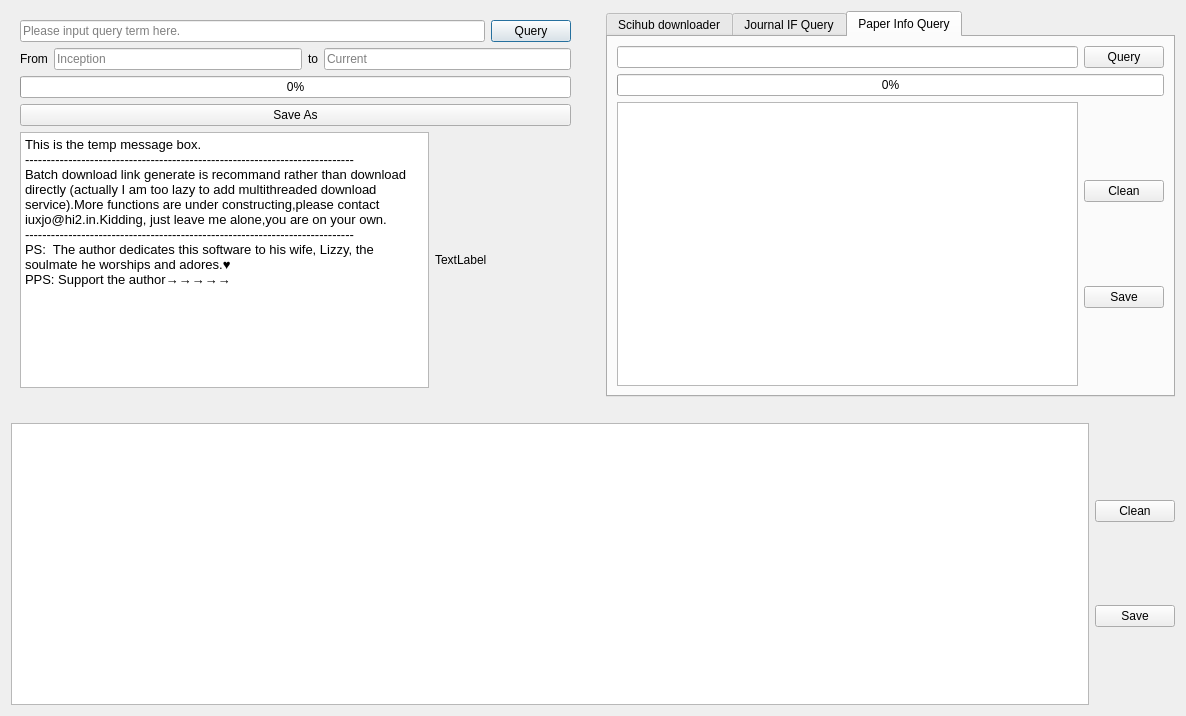
<?xml version="1.0" encoding="UTF-8"?>
<ui version="4.0">
 <class>main_window</class>
 <widget class="QDialog" name="main_window">
  <property name="geometry">
   <rect>
    <x>0</x>
    <y>0</y>
    <width>1186</width>
    <height>716</height>
   </rect>
  </property>
  <property name="windowTitle">
   <string>Pubmed Spider</string>
  </property>
  <property name="windowIcon">
   <iconset>
    <normaloff>myicon.png</normaloff>myicon.png</iconset>
  </property>
  <property name="styleSheet">
   <string notr="true"/>
  </property>
  <layout class="QVBoxLayout" name="verticalLayout_15">
   <item>
    <layout class="QVBoxLayout" name="verticalLayout_14">
     <item>
      <layout class="QHBoxLayout" name="horizontalLayout_10">
       <item>
        <widget class="QWidget" name="widget" native="true">
         <layout class="QVBoxLayout" name="verticalLayout_13">
          <item>
           <layout class="QVBoxLayout" name="verticalLayout_12">
            <item>
             <layout class="QVBoxLayout" name="verticalLayout_11">
              <item>
               <layout class="QVBoxLayout" name="verticalLayout_10">
                <item>
                 <layout class="QVBoxLayout" name="verticalLayout_9">
                  <item>
                   <layout class="QHBoxLayout" name="horizontalLayout_7">
                    <item>
                     <widget class="QLineEdit" name="query_term">
                      <property name="whatsThis">
                       <string>Query term input</string>
                      </property>
                      <property name="placeholderText">
                       <string>Please input query term here.</string>
                      </property>
                     </widget>
                    </item>
                    <item>
                     <widget class="QPushButton" name="query">
                      <property name="text">
                       <string>Query</string>
                      </property>
                     </widget>
                    </item>
                   </layout>
                  </item>
                  <item>
                   <layout class="QHBoxLayout" name="horizontalLayout_8">
                    <item>
                     <widget class="QLabel" name="label_3">
                      <property name="text">
                       <string>From</string>
                      </property>
                     </widget>
                    </item>
                    <item>
                     <widget class="QLineEdit" name="begin_year">
                      <property name="placeholderText">
                       <string>Inception</string>
                      </property>
                     </widget>
                    </item>
                    <item>
                     <widget class="QLabel" name="label_2">
                      <property name="text">
                       <string>to</string>
                      </property>
                     </widget>
                    </item>
                    <item>
                     <widget class="QLineEdit" name="end_year">
                      <property name="placeholderText">
                       <string>Current</string>
                      </property>
                     </widget>
                    </item>
                   </layout>
                  </item>
                 </layout>
                </item>
                <item>
                 <widget class="QProgressBar" name="progressBar">
                  <property name="value">
                   <number>0</number>
                  </property>
                 </widget>
                </item>
               </layout>
              </item>
              <item>
               <layout class="QHBoxLayout" name="horizontalLayout_9">
                <item>
                 <widget class="QPushButton" name="save_query">
                  <property name="whatsThis">
                   <string>check if of each paper</string>
                  </property>
                  <property name="text">
                   <string>Save As</string>
                  </property>
                 </widget>
                </item>
               </layout>
              </item>
             </layout>
            </item>
            <item>
             <layout class="QHBoxLayout" name="horizontalLayout_17">
              <item>
               <widget class="QTextBrowser" name="notice">
                <property name="sizePolicy">
                 <sizepolicy hsizetype="Expanding" vsizetype="Expanding">
                  <horstretch>3</horstretch>
                  <verstretch>0</verstretch>
                 </sizepolicy>
                </property>
                <property name="whatsThis">
                 <string>Contact</string>
                </property>
                <property name="html">
                 <string>&lt;!DOCTYPE HTML PUBLIC &quot;-//W3C//DTD HTML 4.0//EN&quot; &quot;http://www.w3.org/TR/REC-html40/strict.dtd&quot;&gt;
&lt;html&gt;&lt;head&gt;&lt;meta name=&quot;qrichtext&quot; content=&quot;1&quot; /&gt;&lt;style type=&quot;text/css&quot;&gt;
p, li { white-space: pre-wrap; }
&lt;/style&gt;&lt;/head&gt;&lt;body style=&quot; font-family:'Noto Sans'; font-size:10pt; font-weight:400; font-style:normal;&quot;&gt;
&lt;p style=&quot; margin-top:0px; margin-bottom:0px; margin-left:0px; margin-right:0px; -qt-block-indent:0; text-indent:0px;&quot;&gt;This is the temp message box. &lt;br /&gt;----------------------------------------------------------------------------&lt;br /&gt;Batch download link generate is recommand rather than download directly (actually I am too lazy to add multithreaded download service).More functions are under constructing,please contact iuxjo@hi2.in.Kidding, just leave me alone,you are on your own.&lt;br /&gt;----------------------------------------------------------------------------&lt;br /&gt;PS:  The author dedicates this software to his wife, Lizzy, the soulmate he worships and adores.♥&lt;/p&gt;
&lt;p style=&quot; margin-top:0px; margin-bottom:0px; margin-left:0px; margin-right:0px; -qt-block-indent:0; text-indent:0px;&quot;&gt;PPS: Support the author→→→→→&lt;/p&gt;&lt;/body&gt;&lt;/html&gt;</string>
                </property>
               </widget>
              </item>
              <item>
               <widget class="QLabel" name="qrcode">
                <property name="sizePolicy">
                 <sizepolicy hsizetype="Preferred" vsizetype="Preferred">
                  <horstretch>1</horstretch>
                  <verstretch>0</verstretch>
                 </sizepolicy>
                </property>
                <property name="text">
                 <string>TextLabel</string>
                </property>
               </widget>
              </item>
             </layout>
            </item>
           </layout>
          </item>
         </layout>
        </widget>
       </item>
       <item>
        <spacer name="verticalSpacer_2">
         <property name="orientation">
          <enum>Qt::Vertical</enum>
         </property>
         <property name="sizeHint" stdset="0">
          <size>
           <width>20</width>
           <height>40</height>
          </size>
         </property>
        </spacer>
       </item>
       <item>
        <widget class="QTabWidget" name="tabWidget">
         <property name="currentIndex">
          <number>2</number>
         </property>
         <widget class="QWidget" name="tab">
          <attribute name="title">
           <string>Scihub downloader</string>
          </attribute>
          <layout class="QVBoxLayout" name="verticalLayout_7">
           <item>
            <layout class="QVBoxLayout" name="verticalLayout_6">
             <item>
              <layout class="QVBoxLayout" name="verticalLayout_5">
               <item>
                <layout class="QVBoxLayout" name="verticalLayout_4">
                 <property name="spacing">
                  <number>4</number>
                 </property>
                 <item>
                  <layout class="QVBoxLayout" name="verticalLayout_16">
                   <item>
                    <widget class="QLabel" name="label_4">
                     <property name="text">
                      <string>PMID 2 DOI</string>
                     </property>
                    </widget>
                   </item>
                   <item>
                    <layout class="QHBoxLayout" name="horizontalLayout_12">
                     <item>
                      <widget class="QLineEdit" name="pmid2doi">
                       <property name="placeholderText">
                        <string>Please input the ID you want to transfer.</string>
                       </property>
                      </widget>
                     </item>
                     <item>
                      <widget class="QPushButton" name="transfer">
                       <property name="text">
                        <string>Transfer</string>
                       </property>
                      </widget>
                     </item>
                    </layout>
                   </item>
                   <item>
                    <layout class="QHBoxLayout" name="horizontalLayout_14"/>
                   </item>
                  </layout>
                 </item>
                 <item>
                  <widget class="QLabel" name="label">
                   <property name="text">
                    <string>Scihub Download</string>
                   </property>
                  </widget>
                 </item>
                 <item>
                  <layout class="QHBoxLayout" name="horizontalLayout_5">
                   <item>
                    <widget class="QComboBox" name="hosts">
                     <property name="whatsThis">
                      <string>Host list</string>
                     </property>
                    </widget>
                   </item>
                   <item>
                    <widget class="QLineEdit" name="doi_input">
                     <property name="whatsThis">
                      <string>DOI input colum</string>
                     </property>
                     <property name="placeholderText">
                      <string>Please input DOI here</string>
                     </property>
                    </widget>
                   </item>
                  </layout>
                 </item>
                </layout>
               </item>
               <item>
                <widget class="QProgressBar" name="link_process">
                 <property name="value">
                  <number>0</number>
                 </property>
                </widget>
               </item>
               <item>
                <layout class="QHBoxLayout" name="horizontalLayout_6">
                 <item>
                  <widget class="QPushButton" name="single">
                   <property name="text">
                    <string>RUN</string>
                   </property>
                  </widget>
                 </item>
                 <item>
                  <spacer name="horizontalSpacer_3">
                   <property name="orientation">
                    <enum>Qt::Horizontal</enum>
                   </property>
                   <property name="sizeHint" stdset="0">
                    <size>
                     <width>40</width>
                     <height>20</height>
                    </size>
                   </property>
                  </spacer>
                 </item>
                 <item>
                  <widget class="QPushButton" name="scihub_batch">
                   <property name="whatsThis">
                    <string>Get download link in a batch way</string>
                   </property>
                   <property name="text">
                    <string>Batch</string>
                   </property>
                  </widget>
                 </item>
                 <item>
                  <spacer name="horizontalSpacer_2">
                   <property name="orientation">
                    <enum>Qt::Horizontal</enum>
                   </property>
                   <property name="sizeHint" stdset="0">
                    <size>
                     <width>40</width>
                     <height>20</height>
                    </size>
                   </property>
                  </spacer>
                 </item>
                 <item>
                  <widget class="QPushButton" name="download">
                   <property name="whatsThis">
                    <string>Download available papers</string>
                   </property>
                   <property name="text">
                    <string>Download</string>
                   </property>
                  </widget>
                 </item>
                 <item>
                  <spacer name="horizontalSpacer_6">
                   <property name="orientation">
                    <enum>Qt::Horizontal</enum>
                   </property>
                   <property name="sizeHint" stdset="0">
                    <size>
                     <width>40</width>
                     <height>20</height>
                    </size>
                   </property>
                  </spacer>
                 </item>
                 <item>
                  <widget class="QPushButton" name="download_clean">
                   <property name="text">
                    <string>Clean</string>
                   </property>
                  </widget>
                 </item>
                </layout>
               </item>
              </layout>
             </item>
             <item>
              <layout class="QVBoxLayout" name="verticalLayout_20">
               <item>
                <widget class="QTextBrowser" name="downloadlink"/>
               </item>
              </layout>
             </item>
            </layout>
           </item>
          </layout>
         </widget>
         <widget class="QWidget" name="tab_2">
          <attribute name="title">
           <string>Journal IF Query</string>
          </attribute>
          <layout class="QVBoxLayout" name="verticalLayout_8">
           <item>
            <layout class="QVBoxLayout" name="verticalLayout_3">
             <item>
              <layout class="QHBoxLayout" name="horizontalLayout_4">
               <property name="spacing">
                <number>2</number>
               </property>
               <item>
                <widget class="QLineEdit" name="jname_input">
                 <property name="placeholderText">
                  <string>Journal Name (fossy support)</string>
                 </property>
                </widget>
               </item>
               <item>
                <widget class="QPushButton" name="check_if">
                 <property name="sizePolicy">
                  <sizepolicy hsizetype="Minimum" vsizetype="Fixed">
                   <horstretch>0</horstretch>
                   <verstretch>0</verstretch>
                  </sizepolicy>
                 </property>
                 <property name="text">
                  <string>Check</string>
                 </property>
                </widget>
               </item>
              </layout>
             </item>
             <item>
              <layout class="QHBoxLayout" name="horizontalLayout_11">
               <item>
                <widget class="QLineEdit" name="id_input">
                 <property name="placeholderText">
                  <string>Please input the PMID\DOI of the article</string>
                 </property>
                </widget>
               </item>
               <item>
                <widget class="QPushButton" name="check_if2">
                 <property name="text">
                  <string>Check</string>
                 </property>
                </widget>
               </item>
              </layout>
             </item>
             <item>
              <layout class="QHBoxLayout" name="horizontalLayout_16">
               <item>
                <widget class="QProgressBar" name="if_check_process">
                 <property name="value">
                  <number>0</number>
                 </property>
                </widget>
               </item>
               <item>
                <widget class="QPushButton" name="if_batch">
                 <property name="text">
                  <string>★Batch</string>
                 </property>
                </widget>
               </item>
              </layout>
             </item>
             <item>
              <layout class="QVBoxLayout" name="verticalLayout_2">
               <item>
                <layout class="QHBoxLayout" name="horizontalLayout_3">
                 <item>
                  <widget class="QLabel" name="fjn_label">
                   <property name="sizePolicy">
                    <sizepolicy hsizetype="Preferred" vsizetype="Preferred">
                     <horstretch>3</horstretch>
                     <verstretch>0</verstretch>
                    </sizepolicy>
                   </property>
                   <property name="text">
                    <string>Full name of Journal</string>
                   </property>
                  </widget>
                 </item>
                 <item>
                  <widget class="QLabel" name="IF_lable">
                   <property name="text">
                    <string>IF                     </string>
                   </property>
                  </widget>
                 </item>
                </layout>
               </item>
               <item>
                <layout class="QHBoxLayout" name="horizontalLayout_2">
                 <property name="spacing">
                  <number>2</number>
                 </property>
                 <property name="bottomMargin">
                  <number>5</number>
                 </property>
                 <item>
                  <widget class="QTextBrowser" name="fjn">
                   <property name="sizePolicy">
                    <sizepolicy hsizetype="Expanding" vsizetype="Expanding">
                     <horstretch>3</horstretch>
                     <verstretch>1</verstretch>
                    </sizepolicy>
                   </property>
                   <property name="styleSheet">
                    <string notr="true"/>
                   </property>
                  </widget>
                 </item>
                 <item>
                  <widget class="QTextBrowser" name="if_2">
                   <property name="sizePolicy">
                    <sizepolicy hsizetype="Expanding" vsizetype="Expanding">
                     <horstretch>1</horstretch>
                     <verstretch>1</verstretch>
                    </sizepolicy>
                   </property>
                   <property name="styleSheet">
                    <string notr="true"/>
                   </property>
                  </widget>
                 </item>
                </layout>
               </item>
              </layout>
             </item>
             <item>
              <layout class="QHBoxLayout" name="horizontalLayout_15">
               <item>
                <spacer name="horizontalSpacer_5">
                 <property name="orientation">
                  <enum>Qt::Horizontal</enum>
                 </property>
                 <property name="sizeHint" stdset="0">
                  <size>
                   <width>40</width>
                   <height>20</height>
                  </size>
                 </property>
                </spacer>
               </item>
               <item>
                <widget class="QPushButton" name="if_clean">
                 <property name="text">
                  <string>Clean</string>
                 </property>
                </widget>
               </item>
               <item>
                <spacer name="horizontalSpacer">
                 <property name="orientation">
                  <enum>Qt::Horizontal</enum>
                 </property>
                 <property name="sizeHint" stdset="0">
                  <size>
                   <width>40</width>
                   <height>20</height>
                  </size>
                 </property>
                </spacer>
               </item>
               <item>
                <widget class="QPushButton" name="if_save">
                 <property name="text">
                  <string>Save</string>
                 </property>
                </widget>
               </item>
              </layout>
             </item>
             <item>
              <layout class="QHBoxLayout" name="horizontalLayout_13"/>
             </item>
            </layout>
           </item>
          </layout>
         </widget>
         <widget class="QWidget" name="tab_3">
          <attribute name="title">
           <string>Paper Info Query</string>
          </attribute>
          <layout class="QHBoxLayout" name="horizontalLayout_20">
           <item>
            <layout class="QVBoxLayout" name="verticalLayout_18">
             <item>
              <layout class="QHBoxLayout" name="horizontalLayout_18">
               <item>
                <widget class="QLineEdit" name="id_iput"/>
               </item>
               <item>
                <widget class="QPushButton" name="paper_info_query">
                 <property name="text">
                  <string>Query</string>
                 </property>
                </widget>
               </item>
              </layout>
             </item>
             <item>
              <widget class="QProgressBar" name="paper_info_process">
               <property name="value">
                <number>0</number>
               </property>
              </widget>
             </item>
             <item>
              <layout class="QHBoxLayout" name="horizontalLayout_19">
               <item>
                <widget class="QTextBrowser" name="paper_info"/>
               </item>
               <item>
                <layout class="QVBoxLayout" name="verticalLayout_17">
                 <item>
                  <widget class="QPushButton" name="paper_info_clean">
                   <property name="text">
                    <string>Clean</string>
                   </property>
                  </widget>
                 </item>
                 <item>
                  <widget class="QPushButton" name="paper_infio_save">
                   <property name="text">
                    <string>Save</string>
                   </property>
                  </widget>
                 </item>
                </layout>
               </item>
              </layout>
             </item>
            </layout>
           </item>
          </layout>
         </widget>
        </widget>
       </item>
      </layout>
     </item>
     <item>
      <spacer name="horizontalSpacer_4">
       <property name="orientation">
        <enum>Qt::Horizontal</enum>
       </property>
       <property name="sizeHint" stdset="0">
        <size>
         <width>40</width>
         <height>20</height>
        </size>
       </property>
      </spacer>
     </item>
     <item>
      <layout class="QHBoxLayout" name="horizontalLayout">
       <item>
        <widget class="QTextBrowser" name="log_display">
         <property name="whatsThis">
          <string>Log windows</string>
         </property>
        </widget>
       </item>
       <item>
        <layout class="QVBoxLayout" name="verticalLayout">
         <item>
          <widget class="QPushButton" name="log_clean">
           <property name="whatsThis">
            <string>Clean log</string>
           </property>
           <property name="text">
            <string>Clean</string>
           </property>
          </widget>
         </item>
         <item>
          <widget class="QPushButton" name="log_save">
           <property name="whatsThis">
            <string>Save log</string>
           </property>
           <property name="text">
            <string>Save</string>
           </property>
          </widget>
         </item>
        </layout>
       </item>
      </layout>
     </item>
    </layout>
   </item>
  </layout>
 </widget>
 <resources/>
 <connections/>
</ui>
